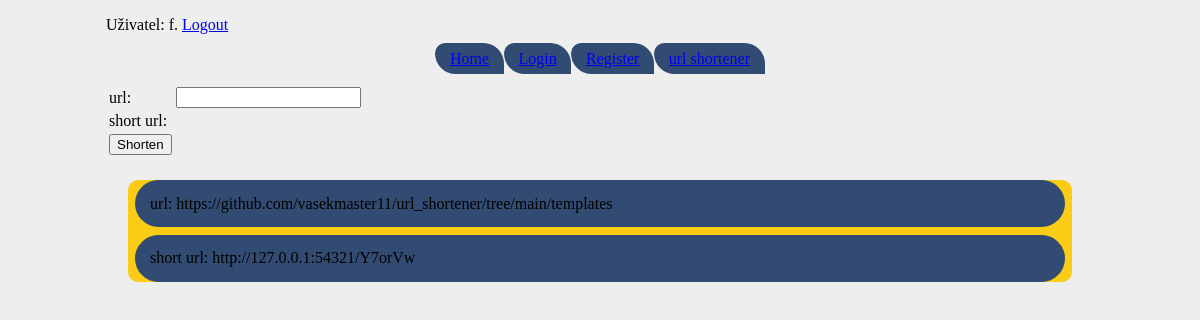
The page /url_short (signed in) on the database as committed earlier.
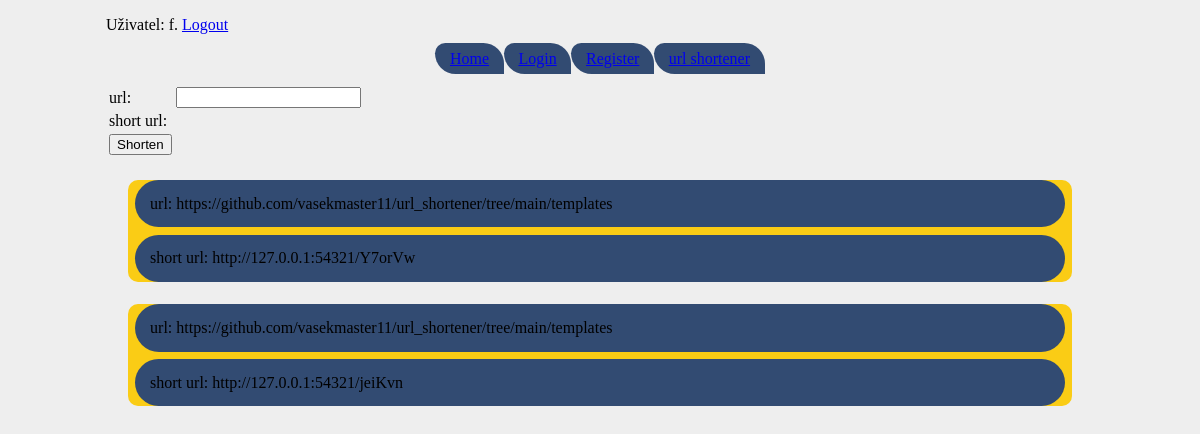
The same page on the database as committed later.
### tables this page shows
CREATE TABLE "url" (
	"id"	INTEGER,
	"short_url"	TEXT NOT NULL UNIQUE,
	"long_url"	TEXT NOT NULL,
	"u_id"	INTEGER,
	PRIMARY KEY("id" AUTOINCREMENT)
);

### webface.py (the view)
@app.route('/url_short', methods=['GET'])
def url_short():
    if 'user' in session:
        with SQLite('data.sqlite') as cur:
            u_id = cur.execute('SELECT id FROM user WHERE username = ?',[session['user']]).fetchone()[0]
            response = cur.execute('SELECT long_url, short_url FROM url WHERE u_id = ?',[u_id]).fetchall()
        return render_template('url_short.html', response=response)
    else:
        return render_template('url_short.html')

### sqlitewrap.py (called while the page is built)
    def __enter__(self):
        self.conn = sqlite3.connect(self.file)
        self.conn.row_factory = sqlite3.Row
        return self.conn.cursor()

    def __exit__(self, type, value, traceback):
        self.conn.commit()
        self.conn.close()

### templates/url_short.html (shortened to what this page needs)
{% extends 'base.html' %}
{% block obsah %}
<form method="post">
  <table>
    <tr>
      <td>url:</td>
      <td><input type="text" name="url_long"></td>
    </tr>
      <td>short url:</td>
    <tr>
      <td><button>Shorten</button></td>
    </tr>
  </table>
{% for long_url, short_url in response %}
<div class="urls">
<p class="url">url: {{long_url}}</p>
<p class="url">short url: http://127.0.0.1:54321/{{short_url}}</p>
</div>
{% endfor %}
{% endblock obsah %}

### templates/base.html (shortened to what this page needs)
<!doctype html>
<html lang="cs">
<head>
  <link rel="stylesheet" href="{{ url_for('static', filename='styles.css') }}">
</head>
<body>
<p>
{% if 'user' in session %}
Uživatel: {{ session['user'] }}.
<a href="{{ url_for('logout') }}">Logout</a>
{% else %}
Nikdo není přihlášen.
{% endif %}
</p>
<nav>
  <p class="link"><a href="{{ url_for('base') }}">Home</a><a href="{{ url_for('login') }}">Login</a><a href="{{ url_for('register') }}">Register</a><a href="{{ url_for('url_short') }}">url shortener</a></p>
</nav>
{% block obsah %}{% endblock obsah %}
</body>
</html>

### static/styles.css (style rules this page uses)
body { background-color: #eeeeee; padding-left: 1em; padding-right: 1em; margin-left: 90px; margin-right: 90px; }
.link { text-align: center; }
.link a { background-color: #324b72; border-radius: 25px 50px 0px; padding: 1ex 2ex; }
.url { background-color: #324b72; border-radius: 25px 25px; padding:2ex; margin: 1ex; }
.urls { background-color: #FACC15; border-radius: 10px; margin: 3ex; }

Rows that differ between the two databases and show on the page:
added url: long_url "https://github.com/vasekmaster11/url_shortener/tree/main/templates", short_url "jeiKvn"
